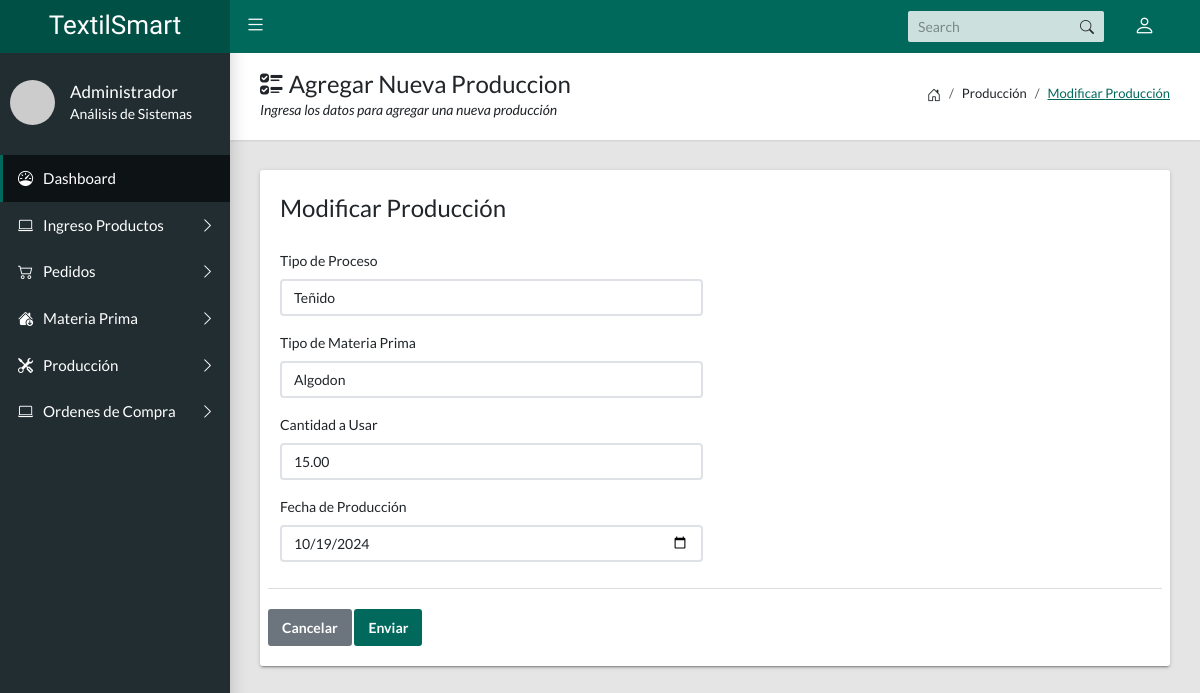
Page /?c=produccion&a=FormCrearProduccion&id=1 on the committed database.
### tables this page shows
CREATE TABLE `produccion` (
  `id_produccion` int(11) NOT NULL,
  `id_proceso` int(11) DEFAULT NULL,
  `id_inventario_mp` int(11) DEFAULT NULL,
  `cantidad_usada` decimal(10,2) DEFAULT NULL,
  `fecha_produccion` date DEFAULT NULL
);

CREATE TABLE `proceso_produccion` (
  `id_proceso` int(11) NOT NULL,
  `nombre_proceso` varchar(100) DEFAULT NULL,
  `descripcion_proceso` text DEFAULT NULL
);

CREATE TABLE `inventariomateriaprima` (
  `id_inventario_mp` int(11) NOT NULL,
  `id_materia_prima` int(11) DEFAULT NULL,
  `cantidad_disponible` decimal(10,2) DEFAULT NULL,
  `ubicacion` varchar(100) DEFAULT NULL,
  `fecha_actualizacion` date DEFAULT NULL
);

CREATE TABLE `materia_prima` (
  `id_materia_prima` int(11) NOT NULL,
  `nombre` varchar(100) DEFAULT NULL,
  `descripcion` text DEFAULT NULL,
  `unidad_medida` varchar(50) DEFAULT NULL,
  `costo_unitario` decimal(10,2) DEFAULT NULL,
  `fecha_ingreso` date DEFAULT NULL,
  `fecha_actualizacion` date DEFAULT NULL
);

### Controlador/produccion.controlador.php (called while the page is built, shortened)
<?php
require_once "Modelo/produccion.php";
require_once "Modelo/inventariomp.php";
require_once "Modelo/proceso.php";
class ProduccionControlador{
    private $modelo;
    public function __CONSTRUCT(){
        $this->modelo=new Produccion;
    }
    public function FormCrearProduccion(){
        $modeloProceso = new Proceso();
        $proceso = $modeloProceso->ListarProceso ();
        $modeloInventarioMP = new InventarioMP();
        $inventario = $modeloInventarioMP->ListarInventarioMP ();
        if(isset($_GET['id'])){
            $p=$this->modelo->ObtenerProduccion($_GET['id']);
            $titulo = "Modificar";
        }
        require_once "Vista/encabezado.php";
        require_once "Vista/produccion/form.php";
        require_once "Vista/pie.php";
    }
}

### Modelo/basededatos.php (called while the page is built, shortened)
<?php
class BasedeDatos{
    public static function Conectar(){
        try {
            $conexion = new PDO
            ("mysql:host=".self::servidor.";dbname=".self::nombrebd.";chartset=utf8",self::usuariobd,self::clave);
            $conexion -> setAttribute(PDO::ATTR_ERRMODE,PDO::ERRMODE_EXCEPTION);
            return $conexion;
        }catch(PDOException $e){
            return "Fallo ".$e->getMessage();
        }
    }
}

### Modelo/proceso.php (called while the page is built, shortened)
<?php
class Proceso{
    private $pdo;
    public function __CONSTRUCT(){
        $this->pdo = BasedeDatos::Conectar();
    }
    public function ListarProceso(){
        try{
            $consulta = $this->pdo->prepare("SELECT * FROM proceso_produccion;");
            $consulta->execute();
            return $consulta->fetchAll(PDO::FETCH_OBJ);
        }catch(Exception $e){
            die($e->getMessage());
        }
    }
}

### Modelo/produccion.php (called while the page is built, shortened)
<?php
class Produccion{
    private $pdo;
    private $id_proceso;
    private $id_inventario_mp;
    private $cantidad_usada;
    private $fecha_produccion;
    public function __CONSTRUCT(){
        $this->pdo = BasedeDatos::Conectar();
    }
    public function getId_Proceso() : ?int{
        return $this->id_proceso;
    }
    public function setId_Proceso(int $id){
        $this-> id_proceso = $id;
    }
    public function getIdInventarioMP() : ?int{
        return $this->id_inventario_mp;
    }
    public function setIdInventarioMP(int $id){
        $this-> id_inventario_mp = $id;
    }
    public function getCantidad_Usada() : ?string{
        return $this->cantidad_usada;
    }
    public function setCantidad_Usada(string $cantidad_usada){
        $this-> cantidad_usada = $cantidad_usada;
    }
    public function getFecha_Produccion() : ?string{
        return $this->fecha_produccion;
    }
    public function setFecha_Produccion(string $fecha_produccion){
        $this-> fecha_produccion = $fecha_produccion;
    }
    public function ObtenerProduccion($id){
        try{
            $consulta = $this->pdo->prepare("SELECT * FROM produccion WHERE id_produccion=?;");
            $consulta->execute(array($id));
            $r=$consulta->fetch(PDO::FETCH_OBJ);
            $p=new Produccion();
            $p->setId_Produccion($r->id_produccion);
            $p->setId_Proceso($r->id_proceso);
            $p->setIdInventarioMP($r->id_inventario_mp);
            $p->setCantidad_Usada($r->cantidad_usada);
            $p->setFecha_Produccion($r->fecha_produccion);
            return $p;
        }catch(Exception $e){
            die($e->getMessage());
        }
    }
}

### Modelo/inventariomp.php (called while the page is built, shortened)
<?php
class InventarioMP{
    private $pdo;
    public function __CONSTRUCT(){
        $this->pdo = BasedeDatos::Conectar();
    }
    public function ListarInventarioMP(){
        try{
            $consulta = $this->pdo->prepare
            ("SELECT i.*, m.nombre as nombre_materia_prima
            FROM inventariomateriaprima i JOIN materia_prima m ON i.id_materia_prima = m.id_materia_prima;;
            ");
            $consulta->execute();
            return $consulta->fetchAll(PDO::FETCH_OBJ);
        }catch(Exception $e){
            die($e->getMessage());
        }
    }
}

### Vista/produccion/form.php (the view, shortened to what this page needs)
<main class="app-content">
      <div class="app-title">
        <div>
          <h1><i class="bi bi-ui-checks"></i> Agregar Nueva Produccion</h1>
          <p>Ingresa los datos para agregar una nueva producción</p>
        </div>
        <ul class="app-breadcrumb breadcrumb">
          <li class="breadcrumb-item"><i class="bi bi-house-door fs-6"></i></li>
          <li class="breadcrumb-item">Producción</li>
          <li class="breadcrumb-item"><a href="#"><?=$titulo?> Producción</a></li>
        </ul>
      </div>
      <div class="row">
        <div class="col-md-12">
          <div class="tile">
            <div class="row">
              <div class="col-lg-6">
                <form method ="POST" action="?c=produccion&a=GuardarProduccion">
                    <legend><?=$titulo?> Producción</legend>
                    <div class="mb-3">
                    <label class="form-label" for="id_proceso">Tipo de Proceso</label>
                    <select required class="form-control" name="id_proceso">
                          <?php foreach($proceso as $tp): ?>
                            <option value="<?=$tp->id_proceso?>" <?=$p->getId_Proceso() == $tp->id_proceso ? 'selected' : ''?>>
                                <?=$tp->nombre_proceso?>
                            </option>
                          <?php endforeach; ?>
                    </select>
                    </div>
                    <div class="mb-3">
                    <label class="form-label" for="id_inventario_mp">Tipo de Materia Prima</label>
                    <select required class="form-control" name="id_inventario_mp">
                          <?php foreach($inventario as $in): ?>
                            <option value="<?=$in->id_inventario_mp?>" <?=$p->getIdInventarioMP() == $in->id_inventario_mp ? 'selected' : ''?>>
                                <?=$in->nombre_materia_prima?>
                            </option>
                          <?php endforeach; ?>
                    </select>
                    </div>
                    <div class="mb-3">
                    <label class="form-label" for="cantidad_usada">Cantidad a Usar</label>
                    <input required class="form-control" name="cantidad_usada" type="number" placeholder="Cantidad a usar" value="<?=$p->getCantidad_Usada()?>">
                    </div>
                    <div class="mb-3">
                    <label class="form-label" for="fecha_produccion">Fecha de Producción</label>
                    <input required class="form-control" name="fecha_produccion" type="date" placeholder="Fecha de Produccioón" value="<?=$p->getFecha_Produccion()?>">
                    </div>
                 </div>
                  <div class="tile-footer">
                    <button class="btn btn-secondary" type="reset">Cancelar</button>
                    <button class="btn btn-primary" type="submit">Enviar</button>
                  </div>
            </div>
          </div>
        </div>
      </div>
    </main>

### rows in the picture
produccion: id_proceso "Teñido", id_inventario_mp "Algodon", cantidad_usada "15.00", fecha_produccion "10/19/2024"

### other values in the picture
$titulo "Modificar"
